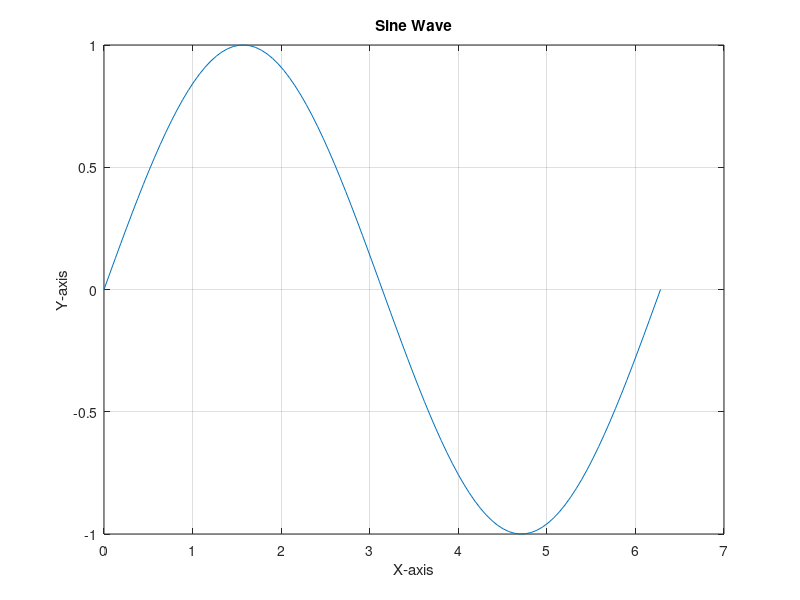

Source code (MATLAB):
x = linspace(0, 2*pi, 100);
y = sin(x);

figure;
plot(x, y);
title('Sine Wave');
xlabel('X-axis');
ylabel('Y-axis');
grid on;
